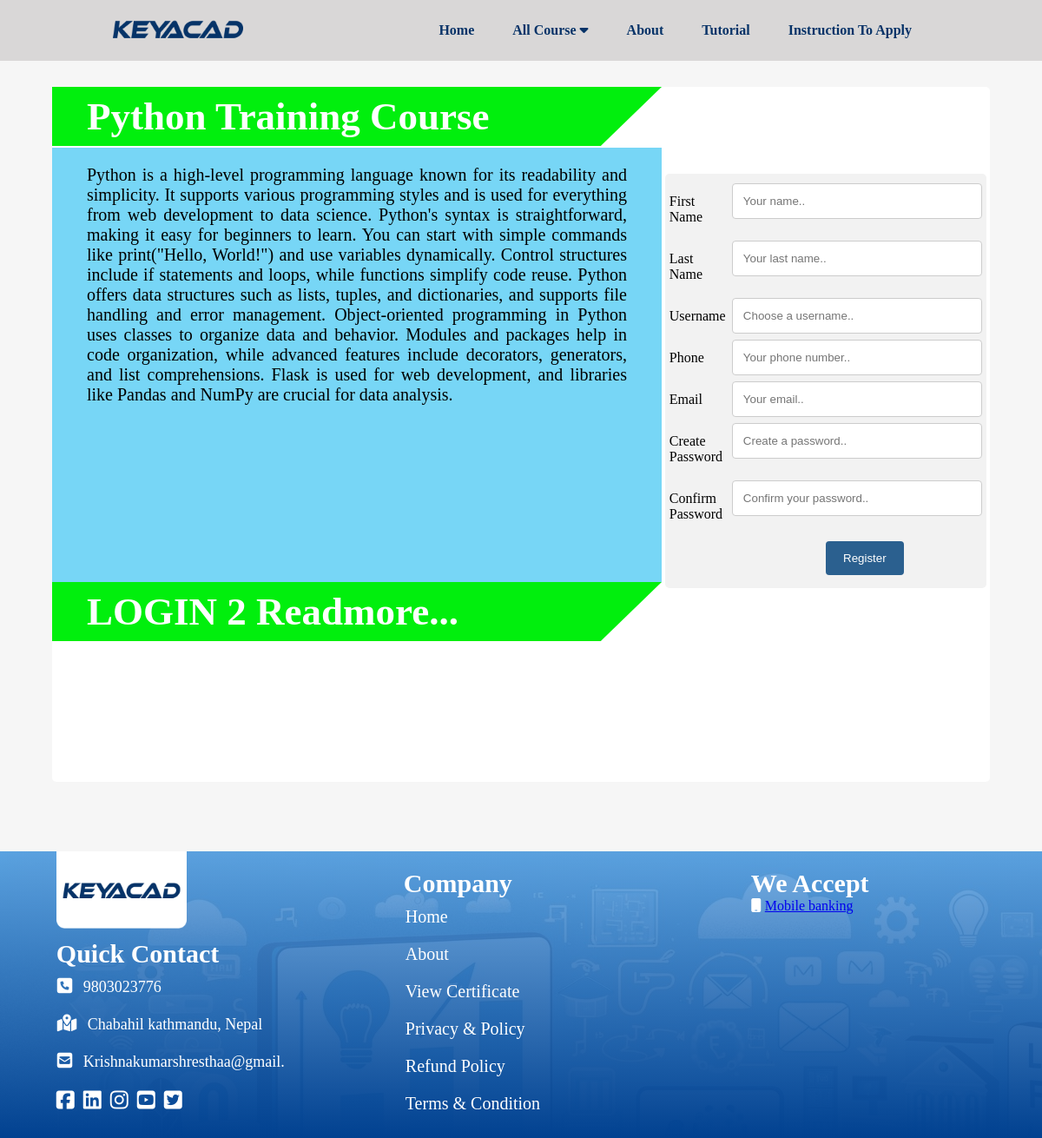
Page /Course/python-training-course/ on the committed database.
### KeyAcad_Data/models.py (models this page shows, shortened)
class All_course(models.Model):
    title = models.CharField(max_length=255)
    duration = models.CharField(max_length=30)
    c_content = models.TextField()
    syllabus = models.TextField()
    slug = models.SlugField(unique=True, max_length=255, blank=True, null=True)

### KeyAcad_Data/views.py (the view, shortened to what this page needs)
# urls.py: path('Course/<slug:slug>/', views.course_detail, name="course_detail"),
def course_detail(request, slug):
    course = get_object_or_404(All_course, slug=slug)
    courses = All_course.objects.all()
    return render(request, 'my_app/Course.html', {'course': course, 'courses': courses})

### KeyAcad_Data/templates/my_app/Course.html (shortened to what this page needs)
{% load static %}
<!DOCTYPE html>
<html lang="en">
<head>
    <link rel="stylesheet" href="{% static 'my_app/css/style.css' %}">
    <link rel="stylesheet" href="https://cdnjs.cloudflare.com/ajax/libs/font-awesome/6.6.0/css/all.min.css" />
</head>
<body>
    <header>
        <h6>
            <img src="{% static 'my_app/img/keyacad-logo1.png' %}"  alt="loading"id="getlogo">
        </h6>
        <nav class="navita">
            <a href="/">Home</a>
            <div class="dropdown">
                <span id="all_c">All Course <i class="fa-solid fa-caret-down"></i></span>
              </div>
            <a href="/about_us/">About </a>
            <a href="https://youtu.be/nBLb2LXzhYM?si=TasTeTE-kIvlNaw8" target="_blank">Tutorial</a>
            <a href="https://youtu.be/nBLb2LXzhYM?si=TasTeTE-kIvlNaw8" target="_blank">Instruction To Apply</a>
            </nav>
    </header>
<div class="course_img">
<div class="col-65">
    <h1>{{ course.title }}</h1>
    <p class="cors-70">{{ course.c_content }}</p>
    <h1>LOGIN 2 Readmore...</h1>
</div>
<div class="col-35">
<div class="container-col-30">
        <form action="" method="post">
            <div class="row">
                <div class="col-25">
                    <label for="fname">First Name</label>
                </div>
                <div class="col-75">
                    <input type="text" id="fname" name="firstname" placeholder="Your name..">
                </div>
            </div>
            <div class="row">
                <div class="col-25">
                    <label for="lname">Last Name</label>
                </div>
                <div class="col-75">
                    <input type="text" id="lname" name="lastname" placeholder="Your last name.." required>
                </div>
            </div>
            <div class="row">
                <div class="col-25">
                    <label for="username">Username</label>
                </div>
                <div class="col-75">
                    <input type="text" id="username" name="username" placeholder="Choose a username.."  required>
                </div>
            </div>
            <div class="row">
                <div class="col-25">
                    <label for="phone">Phone</label>
                </div>
                <div class="col-75">
                    <input type="phone" id="phone" name="phone" placeholder="Your phone number.." required>
                </div>
            </div>
            <div class="row">
                <div class="col-25">
                    <label for="email">Email</label>
                </div>
                <div class="col-75">
                    <input type="email" id="email" name="email" placeholder="Your email.." required>
                </div>
            </div>
            <div class="row">
                <div class="col-25">
                    <label for="password">Create Password</label>
                </div>
                <div class="col-75">
                    <input type="password" id="password" name="password" placeholder="Create a password.." required>
                </div>
            </div>
            <div class="row">
                <div class="col-25">
                    <label for="confirm_password">Confirm Password</label>
                </div>
                <div class="col-75">
                    <input type="password" id="confirm_password" name="confirm_password" placeholder="Confirm your password.." required>
                </div>
            </div>
            <div class="row">
                <input type="submit" value="Register">
            </div>
            <p class="messge">
            </p>
        </form>
    </div>
</div>
</div>
<footer>
<div class="fcolumn">
    <h6>
        <img src="{% static 'my_app/img/keyacad-flogo1.png' %}" href="" alt="loading" id="fgetlogo">
    </h6>
    <h2 class="quick">
        Quick Contact
    </h2>
    <p id="fcol">
        <i class="fa-solid fa-square-phone"></i> 9803023776 <br><br>
        <i class="fa-solid fa-map-location-dot"></i> Chabahil kathmandu, Nepal <br><br>
        <i class="fa-solid fa-square-envelope"></i> Krishnakumarshresthaa@gmail. <br><br>
        <p id="ficons">
        <i class="fa-brands fa-square-facebook"></i><i class="fa-brands fa-linkedin"></i><i class="fa-brands fa-instagram"></i><i class="fa-brands fa-square-youtube"></i><i class="fa-brands fa-square-twitter"></i>
        </p>
    </p>
</div>
<div class="fcolumn">
<h2 class="columtop">Company</h2>
    <p class="fcol2">
        <a href="/">Home</a>
        <a href="/about_us/">About</a>
        <a href="/view-certificate/">View Certificate</a>
        <a href="#">Privacy & Policy</a>
        <a href="#">Refund Policy</a>
        <a href="#">Terms & Condition</a>
    </p>
</div>
<div class="fcolumn">
    <h2 class="columtop">We Accept</h2>
    <i class="fa-solid fa-mobile"></i> <a href="#">Mobile banking</a>
</div>
</footer>
</body>
</html>

### KeyAcad_Data/static/my_app/css/style.css (style rules this page uses)
* { margin: 0%; padding: 0%; box-sizing: border-box; }
body { background-color: rgb(246, 246, 246); background-size: cover; background-repeat: no-repeat; height: 100vh; }
header { position:fixed; background-color: rgba(204, 201, 201, 0.679); left: 0; top: 0; width: 100%; padding: 10px 100px; display: flex; justify-content: space-between; align-items: center; z-index: 99; }
.navita { margin-right: 3%; }
.navita a { color:#073368; text-decoration: none; padding: 10px 20px; width: 80%; font-weight: bold; }
#all_c { color:#073368; padding: 10px 20px; width: 80%; font-weight: bold; }
#getlogo { height: 2%; width: 150px; cursor: pointer; margin-left: 20%; }
.dropdown { position: relative; display: inline-block; }
footer { background: linear-gradient(to top,#014190,#60a3e2db),url('/static/my_app/img/footerimage.jpeg'); margin-left: auto; margin-right: auto; margin-top: 80px; height: 330px; width: 100%; display: flex; justify-content: space-between; align-content: space-between; }
.fcolumn { width: 30%; height: 100%; margin-left: 5.4%; color:white; text-align: left; }
.quick { margin: 10px; margin-left: 0px; font-size: 30px; }
#fcol { font-size: 18px; text-align: left; margin-left: 1px; }
#fcol i { margin-right: 8px; font-size: 20px; }
#ficons i { margin-right: 10px; font-size: 24px; cursor: pointer; transition: transform 0.5s; }
#fgetlogo { height: 2%; width: 150px; cursor: pointer; }
.columtop { margin-top: 20px; font-size: 30px; }
.fcol2 a { text-align: left; font-size: 20px; padding: 10px 2px; text-decoration: none; color: #ffff; display: block; }
.course_img { background-repeat: no-repeat; background-size: cover; background-color: #ffffff; height: 800px; margin-top: 100px; margin-left: auto; margin-right: auto; border-radius: 5px; width: 90%; }
.col-65 { width: 65%; height: 100%; float: left; }
.col-65 .cors-70 { font-size: 20px; padding-top: 20px; padding-left: 40px; color:#000000; height: 500px; background-color: #01b3ef88; text-align: justify; padding-right: 40px; }
.col-35 { width: 35%; height: 100%; float: left; }
.col-65 h1 { font-size: 45px; padding: 8px 12px; padding-left: 40px; color:white; background-color: #01ef0d; margin-bottom: 2px; clip-path: polygon(0% 0%, 100% 0%, 90% 100%, 0% 100%); box-shadow: 0px 2px 10px 5px rgba(52, 50, 50, 0.219); }
.container-col-30 { width: 98%; margin-left: auto; margin-right: auto; margin-top: 100px; border-radius: 5px; background-color: #f2f2f2; padding: 5px; }
input[type=text],input[type=password], input[type=email],input[type=phone], select, textarea { width: 100%; padding: 12px; border: 1px solid #ccc; border-radius: 4px; resize: vertical; }
label { padding: 12px 12px 12px 0; display: inline-block; }
input[type=submit] { background-color: #01417ad2; color: white; padding: 12px 20px; border: none; border-radius: 4px; cursor: pointer; margin-left: 50%; float: left; margin-top: 10px; }
.col-25 { float: left; width: 20%; margin-top: 6px; }
.col-75 { float: left; width: 80%; margin-top: 6px; }
.row:after { content: ""; display: table; clear: both; }
.messge { text-align: center; padding: 5px; color: green; text-decoration: none; }

### rows in the picture
All_course: title "Python Training Course", c_content "Python is a high-level programming language known for its readability and simplicity. It supports various programming styles and is used for everything from web development to data science. Python's syntax is straightforward, making it easy for beginners to learn. You can start with simple commands like print(\"Hello, World!\") and use variables dynamically. Control structures include if statements and loops, while functions simplify code reuse. Python offers data structures such as lists, tuples, and dictionaries, and supports file handling and error management. Object-oriented programming in Python uses classes to organize data and behavior. Modules and packages help in code organization,…"
